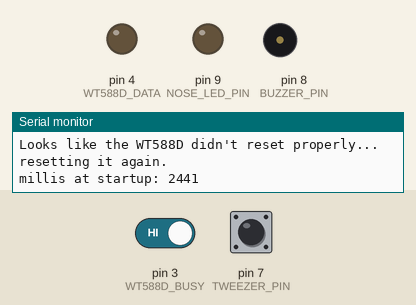
The sketch below on a simulated Arduino Uno, built with avr-gcc and run on an emulated ATmega328P. Parts: output pins drawn as LEDs (lit = HIGH), buzzer (waves = sounding, pin HIGH), the last lines printed to the serial monitor. Dashed ring = blinking. The inputs (shaded band) are chosen by the test bench; at power-on: pin 7 (TWEEZER_PIN) HIGH, pin 3 (WT588D_BUSY) HIGH. Random numbers use the default seed unless the sketch sets one; pins used as bus, display or sensor lines are not drawn.

Above: at 3.6 s.
3.7 s: pin 7 (TWEEZER_PIN) pulled LOW for 1 s
At 4.29 s:
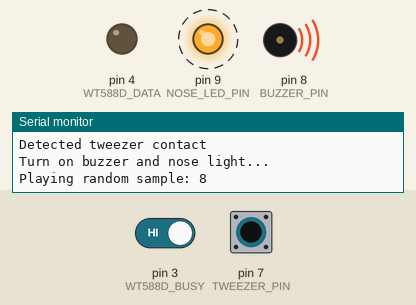
6.7 s: pin 3 (WT588D_BUSY) driven LOW
Timing chart, 0 to 9.7 s (numbered marks = the images above; inputs shaded):
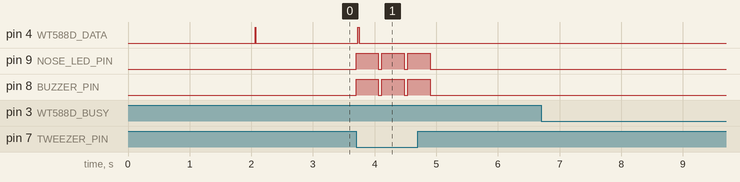

The sketch:

Minions-Operation.ino
```cpp
#define WT588D_RST 2 //7 //Module pin "REST" or pin # 1
#define WT588D_BUSY 3 //10 //Module pin "LED/BUSY" or pin # 15
#define WT588D_DATA 4 //8 //Module pin "P01" or pin # 9
#define WT588D_CS 5 //6 //Module pin "P02" or pin # 11
#define WT588D_CLK 6 //9 //Module pin "P03" or pin # 10

#define TWEEZER_PIN 7 //5 //Connect to the operation tweezers
#define BUZZER_PIN 8 //4 //Connect to the buzzer
#define NOSE_LED_PIN 9 //4 //Connect to the nose light LED

unsigned long startMillis = 0; //Variable to store the millis value
unsigned long currentMillis = 0; //Variable to store the millis on each loop
unsigned long idleTimeout = 120000; //Idle timeout duration in milliseconds
//unsigned long idleTimeout = 60000; //Idle timeout duration in milliseconds

void setup() {

  Serial.begin(9600);

  randomSeed(analogRead(0));

  delay(1500);

  pinMode(WT588D_RST, OUTPUT);
  pinMode(WT588D_CS, OUTPUT);
  pinMode(WT588D_CLK, OUTPUT);
  pinMode(WT588D_DATA, OUTPUT);
  pinMode(WT588D_BUSY, INPUT);

  pinMode(TWEEZER_PIN, INPUT_PULLUP); //'Tweezer' Pin
  pinMode(BUZZER_PIN, OUTPUT); //'Buzzer' Pin
  pinMode(NOSE_LED_PIN, OUTPUT); //'Nose' Pin (Convert to an LED so we can drive it for as long as the sample is playing i.e. independantly of the motor)

  digitalWrite(WT588D_CS, HIGH);
  digitalWrite(WT588D_RST, HIGH);
  digitalWrite(WT588D_CLK, HIGH);

  digitalWrite(BUZZER_PIN, LOW); //Turn off buzzer
  digitalWrite(NOSE_LED_PIN, LOW); //Turn off buzzer

  delay(250);

  //Power on reset of WT588D
  WT588D_reset();

  //Play startup sample
  //If we don't get the busy signal from the WT588D reset and try again
  Serial.println("Playing sample at startup");
  WT588D_playRND();

  int sampleTimer = 0;
  //This blocks while the sample is playing.
  while(digitalRead(WT588D_BUSY) == 0)
  {
    sampleTimer = sampleTimer + 50;
    Serial.print(".");
    delay(50);
  }

  //This next bit might be redundant as I can't get the startup to fail now that I have put
  //it into its own function and added an extra 50ms delay. Will leave this here
  //just incase...
  //Typical, it works reliably for ages and then craps out as soon
  //as I reassemble it. I guess the serial commands are possibly adding a long
  //enough delay that the WT588D is resetting. Going to add two more delays.
  //Before and after the WT588D reset. That didn't work, trying a longer reset signal...
  //That didn't work... trying a long wait at power on before doing anything...
  //It seems to be random - its working reasonably reliably with the firmware as is.
  //Leaving the delays in incase that is actually helping

  //After power on reset and playing a sample to say 'hey, were powered up and working'
  //Check that the busy line was active for a while > ~200ms and if not, reset it again
  if(sampleTimer<200)
  {
    Serial.println("Looks like the WT588D didn't reset properly... resetting it again.");
    WT588D_reset();
  }

  startMillis = millis(); //Get the number of millis since the board was powered on
  Serial.print("millis at startup: ");
  Serial.println(startMillis);

}


void loop()
{

  /*
   * Need to monitor how long the system has been idle and start playing samples if it has been
   * left alone for too long. This is a nagging battery saver if the kids walk away from the game
   * then this will remind someone that it has been left on and hopefully someone will turn it off
   *
   * How do we do that?
   *
   * Save the milliseconds since the board powered up at startup.
   * At every loop (where nothing happens) check the difference between the saved and current millis
   * If the difference is > say 2 mins, play a sample (Random sample or a specific nag sample depending on space).
   *
   * At every loop where something does happen, we save the current millis so the compare starts from that point
   */
  //When tweezer completes circuit to GND... (Active low as the internal pull up resistors will pull this line high when not connected)
  if(digitalRead(TWEEZER_PIN) == 0)
  {
    Serial.println("Detected tweezer contact");

    //...buzz the buzzer and turn on 'nose' LED...

    Serial.println("Turn on buzzer and nose light...");

    digitalWrite(BUZZER_PIN, HIGH); //Turn on buzzer
    digitalWrite(NOSE_LED_PIN, HIGH); //Turn on LED

    //...and play a random sample.

    WT588D_playRND();
    //int randomSample = random(42);
    //Serial.print("Playing random sample: ");
    //Serial.println(randomSample);
    //WT588D_Send_Command(randomSample);

    //Keep the buzzer on for a bit...
    delay(250);
    //...then turn it off.
    Serial.println("Turning off buzzer...");
    digitalWrite(BUZZER_PIN, LOW); //Turn off buzzer
    startMillis = millis(); //reset the idle timeout start because something has happened (tweezer contact)
    Serial.print("Resetting millis to current: ");
    Serial.println(startMillis);
  }

  //delay(50); //give the module time to start playing

  //This blocks while the sample is playing.
  while(digitalRead(WT588D_BUSY) == 0)
  {
    Serial.print(".");
    delay(250);
  }

  //Once sample has finished playing, turn off the nose led.
  digitalWrite(NOSE_LED_PIN, LOW); //Turn off LED


  //!!!---TIMEOUT FOR NAG SAMPLE---!!!


  //Check how long it has been since nothing happend
  currentMillis = millis();
  if(currentMillis - startMillis >= idleTimeout) //Play nag tune if timeout exceeded
  {
    Serial.print("Timeout reached. millis: ");
    Serial.println(currentMillis);

    //Play the nag sample
    Serial.println("About to play nag tune...");
    Serial.println("Turning on nose LED");
    digitalWrite(NOSE_LED_PIN, HIGH); //Turn on LED
    int randomSample = random(42,45); //42, 43 & 44 (45 is never selected)

    Serial.print("Picking and playing RandomSample = ");
    Serial.println(randomSample);

    WT588D_Send_Command(randomSample); //nag songs are the last samples
    delay(250); //Delay to allow WT588D to start playing and activate the busy signal

    while(digitalRead(WT588D_BUSY) == 0)
    {
      Serial.print(".");
      delay(250);

      if(digitalRead(TWEEZER_PIN) == 0)
      {
        Serial.println("Detected tweezer contact during nag tune...");
        //Reset WT588D. This causes the busy line to go low and so we break out of Nag sample if deliberate and sustained tweezer contact.
        digitalWrite(WT588D_RST, LOW);
        delay(50);
        digitalWrite(WT588D_RST, HIGH);
      }
    }

    Serial.println("WT588D reports no longer busy. Turning off nose LED...");
    digitalWrite(NOSE_LED_PIN, LOW); //Turn off LED
    Serial.println("Resetting timeout...");
    startMillis = millis(); //reset the idle timeout start
    Serial.println("All done here");
  }

}

//WT588D Code from http://forum.arduino.cc/?topic=227435.0

void WT588D_Send_Command(unsigned char addr) {

  unsigned char i;

  digitalWrite(WT588D_CS, LOW);

  delay(5); //delay per device specifications

  for( i = 0; i < 8; i++)  {
    digitalWrite(WT588D_CLK, LOW);
    if(bitRead(addr, i))digitalWrite(WT588D_DATA, HIGH);
    else digitalWrite(WT588D_DATA, LOW);
    delay(2);  //delay per device specifications
    digitalWrite(WT588D_CLK, HIGH);
    delay(2);  //delay per device specifications
  } //end for

  digitalWrite(WT588D_CS, HIGH);

} //end WT588D_Send_Command

void WT588D_reset(void)
{
  //Reset WT588D
  digitalWrite(WT588D_RST, LOW);
  delay(250);
  digitalWrite(WT588D_RST, HIGH);
  delay(50);
}

void WT588D_playRND(void)
{
    int randomSample = random(42);
    Serial.print("Playing random sample: ");
    Serial.println(randomSample);

    WT588D_Send_Command(randomSample);
    delay(50);
}
```

Measured:
- after the input at 3.7 s, pin 4 (WT588D_DATA): LOW → HIGH at once, → LOW 0.02 s later; pin 9 (NOSE_LED_PIN), pin 8 (BUZZER_PIN): alternates HIGH for 0.36 s and LOW for 0.05 s, 6 changes in all, then stays LOW, starting at once
